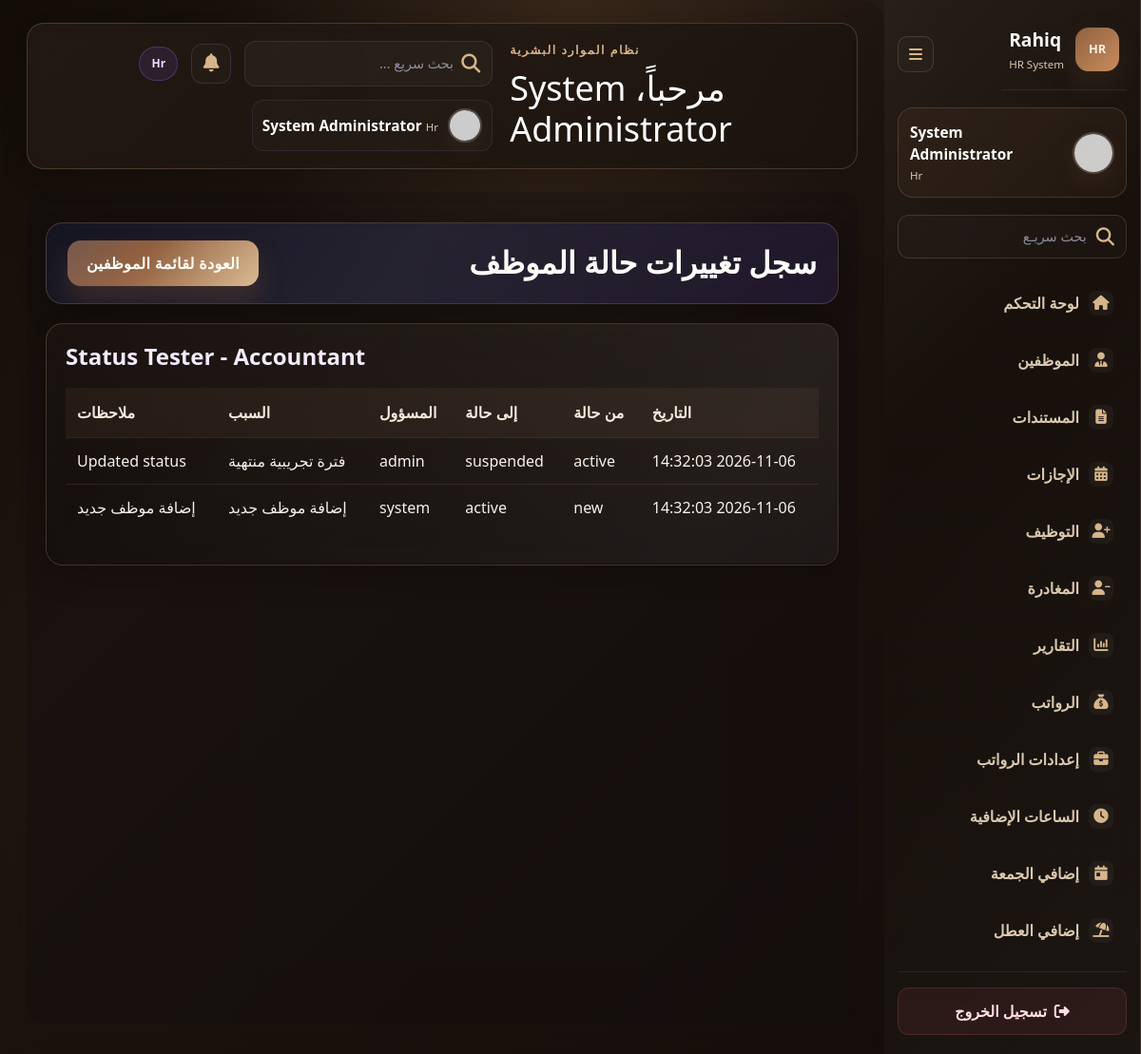
The app's page /employee-history/1 (signed in) with its own data.
### tables this page shows
CREATE TABLE employees (
                id INTEGER PRIMARY KEY AUTOINCREMENT,
                full_name TEXT NOT NULL,
                role TEXT NOT NULL,
                phone TEXT,
                employee_number TEXT,
                department TEXT,
                base_salary REAL NOT NULL DEFAULT 0,
                work_hours REAL NOT NULL DEFAULT 0,
                hire_date TEXT NOT NULL,
                status TEXT NOT NULL DEFAULT 'active',
                employment_type TEXT NOT NULL DEFAULT 'full_time',
                notes TEXT,
                check_in_time TEXT NOT NULL DEFAULT '08:00',
                check_out_time TEXT NOT NULL DEFAULT '17:00'
            );

CREATE TABLE employee_status_history (
                id INTEGER PRIMARY KEY AUTOINCREMENT,
                employee_id INTEGER NOT NULL,
                old_status TEXT,
                new_status TEXT NOT NULL,
                changed_by TEXT NOT NULL DEFAULT 'system',
                reason TEXT,
                notes TEXT,
                changed_at TEXT NOT NULL DEFAULT CURRENT_TIMESTAMP,
                FOREIGN KEY(employee_id) REFERENCES employees(id) ON DELETE CASCADE
            );

### app.py (the view)
@app.route("/employee-history/<int:employee_id>")
def employee_history(employee_id):
    if "user_id" not in session:
        return redirect(url_for("login"))
    employee = get_employee_by_id(employee_id)
    history = get_employee_status_history(employee_id)
    return render_template(
        "employee_history.html",
        user_name=session.get("user_name", "User"),
        employee=employee,
        history=history,
    )

### app.py (called while the page is built)
@app.before_request
def enforce_maintenance_mode():
    allowed_endpoints = {"login", "register", "logout", "developer_tools", "static"}
    if app.config.get("MAINTENANCE_MODE") and request.endpoint not in allowed_endpoints:
        if session.get("user_role") == "admin":
            return None
        return render_template("maintenance.html"), 503

### database.py (called while the page is built, shortened)
def get_connection():
    database_url = os.getenv("DATABASE_URL")
    conn = sqlite3.connect(DB_NAME)
    conn.row_factory = sqlite3.Row
    return conn

def get_employee_by_id(employee_id):
    with get_connection() as conn:
        row = conn.execute("SELECT * FROM employees WHERE id = ?", (employee_id,)).fetchone()
        return dict(row) if row else None

def get_employee_status_history(employee_id=None):
    with get_connection() as conn:
        query = """
            SELECT h.id, h.employee_id, e.full_name, h.old_status, h.new_status, h.changed_by, h.reason, h.notes, h.changed_at
            FROM employee_status_history h
            JOIN employees e ON e.id = h.employee_id
        """
        params = []
        if employee_id:
            query += " WHERE h.employee_id = ?"
            params.append(employee_id)
        query += " ORDER BY h.changed_at DESC, h.id DESC"
        rows = conn.execute(query, params).fetchall()
        return [dict(row) for row in rows]

### templates/employee_history.html (shortened to what this page needs)
{% extends 'base.html' %}
{% block content %}
<div class="dashboard-page">
  <div class="dashboard-wrap">
    <div class="topbar">
      <h2>سجل تغييرات حالة الموظف</h2>
      <div class="nav-actions">
        <a href="{{ url_for('employees') }}" class="main-btn">العودة لقائمة الموظفين</a>
      </div>
    </div>
    <div class="panel">
      {% if employee %}
      <h3>{{ employee.full_name }} - {{ employee.role }}</h3>
      {% endif %}
      <div class="table-responsive">
        <table class="table">
          <thead>
            <tr>
              <th>التاريخ</th>
              <th>من حالة</th>
              <th>إلى حالة</th>
              <th>المسؤول</th>
              <th>السبب</th>
              <th>ملاحظات</th>
            </tr>
          </thead>
          <tbody>
            {% if history %}
              {% for item in history %}
              <tr>
                <td>{{ item.changed_at }}</td>
                <td>{{ item.old_status or '—' }}</td>
                <td>{{ item.new_status }}</td>
                <td>{{ item.changed_by }}</td>
                <td>{{ item.reason or '—' }}</td>
                <td>{{ item.notes or '—' }}</td>
              </tr>
              {% endfor %}
            {% else %}
              <tr>
                <td colspan="6" class="text-center text-muted">لا توجد تغييرات مسجلة حتى الآن.</td>
              </tr>
            {% endif %}
          </tbody>
        </table>
      </div>
    </div>
  </div>
</div>
{% endblock %}

### static/css/style.css (style rules this page uses)
:root { --primary-1: #5b3a2c; --primary-2: #8b5e3c; --primary-3: #d7b58a; --accent: #c98c5d; --accent-2: #e7d1a8; --bg-dark: #120d09; --bg-panel: #1b140f; --bg-soft: #2b2018; --surface: rgba(29, 21, 18, 0.94); --surface-2: rgba(255, 248, 238, 0.04); --text: #f7f1e8; --muted: #dac7ae; --danger: #c5654b; --success: #6ea86b; --warning: #d8a968; --border: rgba(215, 181, 138, 0.22); --shadow: rgba(31, 18, 11, 0.42); --card-bg: rgba(36, 26, 20, 0.96); --white: #fffdf8; --soft: #f5ebdc; --light-bg: #f3e3c9; --glass: rgba(255, 255, 255, 0.06); --glass-strong: rgba(255, 255, 255, 0.1); }
* { box-sizing: border-box; }
html { scroll-behavior: smooth; }
body { margin: 0; min-height: 100vh; background: radial-gradient(circle at top, rgba(201, 140, 93, 0.22), transparent 30%), linear-gradient(135deg, #140f0a 0%, #221912 32%, #140d0b 100%); font-family: "Segoe UI", Tahoma, Geneva, Verdana, sans-serif; color: var(--text); backdrop-filter: blur(12px); }
.login-btn, .main-btn, .danger-btn { border: none; border-radius: 14px; padding: 12px 20px; font-size: 1rem; font-weight: 700; color: var(--white); transition: transform 0.2s ease, box-shadow 0.2s ease, filter 0.2s ease; letter-spacing: 0.02em; position: relative; overflow: hidden; }
.login-btn::before, .main-btn::before, .danger-btn::before, .small-btn::before { content: ""; position: absolute; inset: 0; background: linear-gradient(120deg, rgba(255,255,255,0.18), transparent 45%, rgba(255,255,255,0.08)); opacity: 0.9; }
.login-btn, .main-btn { background: linear-gradient(135deg, #5c392b 0%, #8e5b3b 36%, #d7b58a 100%); box-shadow: 0 16px 26px rgba(117, 76, 52, 0.34); }
.dashboard-page { padding: 32px 20px 50px; }
.dashboard-wrap { max-width: 1400px; margin: 0 auto; }
.topbar { background: linear-gradient(135deg, rgba(22, 22, 34, 0.98), rgba(33, 25, 45, 0.95)); border: 1px solid var(--border); border-radius: 18px; padding: 18px 22px; margin-bottom: 20px; display: flex; align-items: center; justify-content: space-between; box-shadow: 0 14px 28px rgba(0, 0, 0, 0.24); position: relative; overflow: hidden; }
.topbar::before { content: ""; position: absolute; inset: 0; background: linear-gradient(120deg, transparent 0%, rgba(255,255,255,0.05) 45%, transparent 100%); pointer-events: none; }
.topbar h2 { margin: 0; color: var(--white); font-size: 2rem; font-weight: 700; }
.topbar .nav-actions { display: flex; gap: 10px; align-items: center; flex-wrap: wrap; }
.panel { background: linear-gradient(180deg, rgba(29, 22, 17, 0.78), rgba(18, 14, 11, 0.74)); border: 1px solid var(--border); border-radius: 18px; box-shadow: 0 12px 28px rgba(0,0,0,0.18); padding: 20px; margin-bottom: 20px; backdrop-filter: blur(12px); -webkit-backdrop-filter: blur(12px); animation: floatIn 0.9s ease-out; position: relative; overflow: hidden; transition: transform 0.2s ease, box-shadow 0.2s ease, border-color 0.2s ease; }
.panel::before { content: ""; position: absolute; inset: 0 0 auto 0; height: 100%; background: linear-gradient(120deg, transparent 0%, rgba(255,255,255,0.06) 45%, transparent 100%); background-size: 200% 100%; animation: shimmer 9s linear infinite; pointer-events: none; }
.panel h3 { margin-bottom: 18px; color: #f4ebff; font-size: 1.5rem; font-weight: 700; }
.table thead th { background: rgba(139, 94, 60, 0.12); color: #f5ebdc; border: none; font-weight: 700; padding: 14px 12px; }
.table td, .table th { vertical-align: middle; border-color: rgba(215, 181, 138, 0.12); color: var(--text); padding: 12px; }
.table tbody tr { transition: background 0.2s ease; }

### records on screen
employees: full_name "Status Tester", role "Accountant"
employee_status_history: changed_at "2026-11-06 14:32:03", old_status "active", new_status "suspended", changed_by "admin", reason "فترة تجريبية منتهية", notes "Updated status"
employee_status_history: changed_at "2026-11-06 14:32:03", old_status "new", new_status "active", changed_by "system", reason "إضافة موظف جديد", notes "إضافة موظف جديد"

### other values on screen
{{ user_name or 'User' }} "System Administrator"
{{ (session.get('user_role', 'employee') or 'employee')|title }} "Hr"
